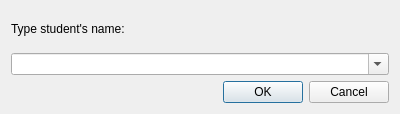
<?xml version="1.0" encoding="UTF-8"?>
<ui version="4.0">
 <class>SaveResultDialog</class>
 <widget class="QDialog" name="SaveResultDialog">
  <property name="windowModality">
   <enum>Qt::ApplicationModal</enum>
  </property>
  <property name="geometry">
   <rect>
    <x>0</x>
    <y>0</y>
    <width>400</width>
    <height>114</height>
   </rect>
  </property>
  <property name="windowTitle">
   <string>Save result</string>
  </property>
  <property name="modal">
   <bool>true</bool>
  </property>
  <layout class="QVBoxLayout" name="verticalLayout">
   <item>
    <widget class="QLabel" name="label">
     <property name="text">
      <string>Type student's name:</string>
     </property>
    </widget>
   </item>
   <item>
    <widget class="QComboBox" name="comboBox">
     <property name="editable">
      <bool>true</bool>
     </property>
    </widget>
   </item>
   <item>
    <widget class="QDialogButtonBox" name="buttonBox">
     <property name="orientation">
      <enum>Qt::Horizontal</enum>
     </property>
     <property name="standardButtons">
      <set>QDialogButtonBox::Cancel|QDialogButtonBox::Ok</set>
     </property>
    </widget>
   </item>
  </layout>
 </widget>
 <resources/>
 <connections>
  <connection>
   <sender>buttonBox</sender>
   <signal>accepted()</signal>
   <receiver>SaveResultDialog</receiver>
   <slot>accept()</slot>
   <hints>
    <hint type="sourcelabel">
     <x>248</x>
     <y>254</y>
    </hint>
    <hint type="destinationlabel">
     <x>157</x>
     <y>274</y>
    </hint>
   </hints>
  </connection>
  <connection>
   <sender>buttonBox</sender>
   <signal>rejected()</signal>
   <receiver>SaveResultDialog</receiver>
   <slot>reject()</slot>
   <hints>
    <hint type="sourcelabel">
     <x>316</x>
     <y>260</y>
    </hint>
    <hint type="destinationlabel">
     <x>286</x>
     <y>274</y>
    </hint>
   </hints>
  </connection>
 </connections>
</ui>
